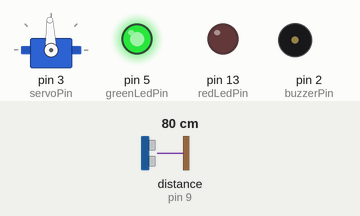
The sketch below on a simulated Arduino Uno, built with avr-gcc and run on an emulated ATmega328P. Parts: servo, output pins drawn as LEDs (lit = HIGH), buzzer (waves = sounding, pin HIGH). Wiring (inferred from the names in the program): ultrasonic range finder: trigger pin 10; echo pin 9. Dashed ring = blinking. The test bench sets the inputs (shaded band); at power-on: distance to the obstacle (sensor on pin 9) 80 cm. The echo pulse lasts 58.3 µs per cm; pins used as bus, display or sensor lines are not drawn; what the sketch prints to the serial monitor is not drawn.

Above: at 1.2 s.
1.3 s: distance to the obstacle (sensor on pin 9) set to 2 cm
At 1.52 s:
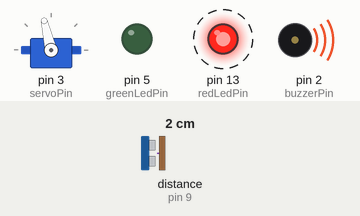
At 2.44 s:
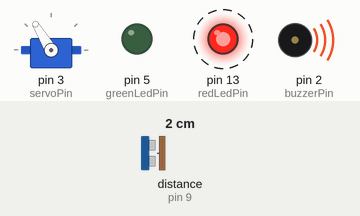
4.3 s: distance to the obstacle (sensor on pin 9) set to 60 cm
At 5.0 s:
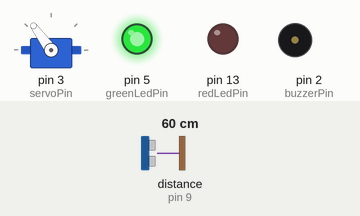
7.3 s: distance to the obstacle (sensor on pin 9) set to 4 cm
At 7.46 s:
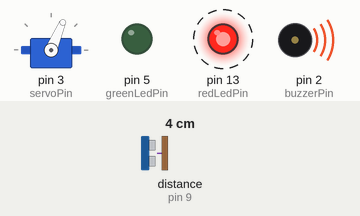
10.3 s: distance to the obstacle (sensor on pin 9) set to 35 cm
16.3 s: distance to the obstacle (sensor on pin 9) set to 12 cm
19.3 s: distance to the obstacle (sensor on pin 9) set to 18 cm
Timing chart, 0 to 23.3 s (numbered marks = the images above; inputs shaded):
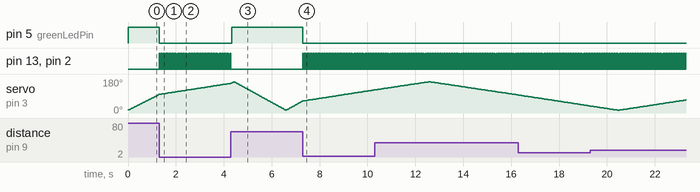

Measured:
- after the input at 1.3 s, pin 5 (greenLedPin): HIGH → LOW at once; pin 13 (redLedPin), pin 2 (buzzerPin): alternates HIGH for 0.02 s and LOW for 0.03 s, starting at once
- after the input at 4.3 s, pin 5 (greenLedPin): LOW → HIGH at once; pin 13 (redLedPin), pin 2 (buzzerPin): stops changing and stays LOW
- after the input at 7.3 s, pin 5 (greenLedPin): HIGH → LOW at once; pin 13 (redLedPin), pin 2 (buzzerPin): alternates HIGH for 0.02 s and LOW for 0.03 s, starting at once
- by itself, servo on pin 3 (servoPin): rises from 122° to 165° in 2.2 s, then falls to 95° in 3.8 s

The sketch:

main.ino
```cpp
/* author- sadman alvee
 * Owner/Founder @ impedancePlus
 */
#include <Servo.h>

// ULTRASONIC SENSOR PINS
int trigPin = 10;
int echoPin = 9;
long signalTravelTime;
int distance;

// SERVO PINS
int servoPin = 3;

// LED-BUZZER PINS
int greenLedPin = 5;
int redLedPin = 13;
int buzzerPin = 2;

// Create objects of type -Servo
Servo thisServo;

void _configureSignalSystem() {
  //40 cms
  if (distance <= 40) {

    digitalWrite(greenLedPin, LOW);
    digitalWrite(redLedPin, HIGH);
    digitalWrite(buzzerPin, HIGH);
    delay(20);
    digitalWrite(redLedPin, LOW);
    digitalWrite(buzzerPin, LOW);
    delay(20);
  }
  else if (distance > 40) {
    digitalWrite(greenLedPin, HIGH);
  }
}

// Function for calculating the distance measured by the Ultrasonic sensor
int _configureUltrasonicSensor() {

  digitalWrite(trigPin, LOW);
  delayMicroseconds(2);
  // Sets the trigPin on HIGH state for 10 micro seconds
  digitalWrite(trigPin, HIGH);
  delayMicroseconds(10);
  digitalWrite(trigPin, LOW);
  signalTravelTime = pulseIn(echoPin, HIGH); //returns the sound wave travel time in microseconds
  distance = signalTravelTime * 0.034 / 2; // in centimeters
  return distance;
}

void _configureArduinoAndProcessingIDE(int j, int distanceFinal) {
  Serial.print(j); // Sends the current degree into the Serial Port
  Serial.print(","); // Sends addition character right next to the previous value needed later in the Processing IDE for indexing
  Serial.print(distanceFinal); // Sends the distance value into the Serial Port
  Serial.print("."); // Sends addition character right next to the previous value needed later in the Processing IDE for indexing
}

void _configureServoMotor() {
  for (int i = 15; i <= 165; i++) {
    thisServo.write(i);
    delay(10);
    distance = _configureUltrasonicSensor();
    _configureArduinoAndProcessingIDE(i, distance);
    _configureSignalSystem();
  }
  // Repeats the previous lines from 165 to 15 degrees
  for (int i = 165; i >= 15; i--) {
    thisServo.write(i);
    delay(10);
    distance = _configureUltrasonicSensor();
    _configureArduinoAndProcessingIDE(i, distance);
    _configureSignalSystem();
  }
}

void setup() {
  // put your setup code here, to run once:

  //Set-up Ultrasonic Sensors
  pinMode(trigPin, OUTPUT);
  pinMode(echoPin, INPUT);

  pinMode(greenLedPin, OUTPUT);
  pinMode(redLedPin, OUTPUT);
  pinMode(buzzerPin, OUTPUT);

  //Set-up Servo pins
  thisServo.attach(servoPin); // Defines on which pin is the servo motor attached
  Serial.begin(9600);
}

void loop() {
  // put your main code here, to run repeatedly:

  // rotates the servo motor from 15 to 165 degrees
  _configureServoMotor();
}
```
